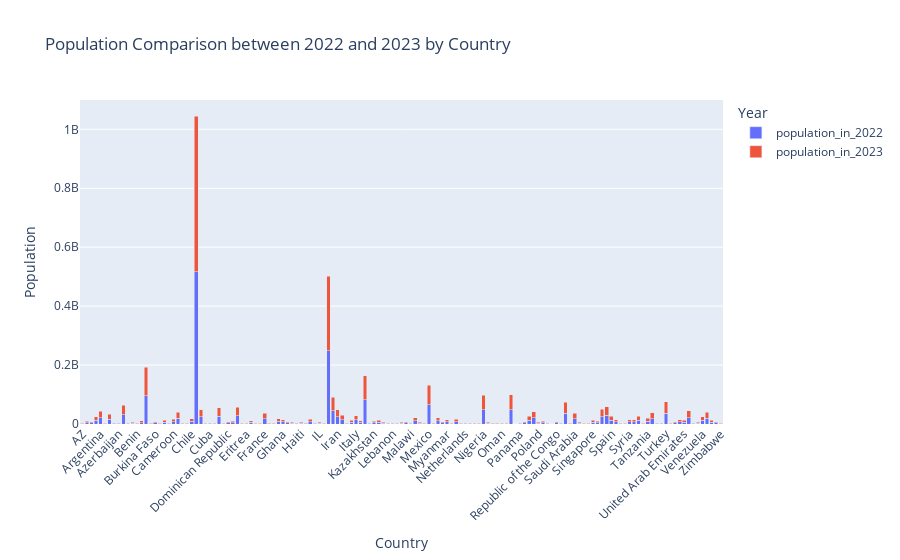

Notebook code for this chart:
### Code cell
#interactive version for the above plot


# Group by country and sum up population for 2022 and 2023
grouped_df = df.groupby('country')[['population_in_2022', 'population_in_2023']].sum().reset_index()

# Melt the dataframe to long format for Plotly
melted_df = pd.melt(grouped_df, id_vars='country', var_name='year', value_name='population')

# Plotting
fig = px.bar(melted_df, x='country', y='population', color='year', barmode='stack',
             labels={'population': 'Population', 'country': 'Country', 'year': 'Year'},
             title='Population Comparison between 2022 and 2023 by Country')
fig.update_layout(xaxis_tickangle=-45)
fig.show()

### Figure 1 — Plotly figure (JSON) as saved in the notebook; plotly's stock layout.template omitted (floating-point values rounded to 4 significant figures; data arrays with more than 128 entries replaced by an {"elided": "..."} marker saying what was removed)
{"data": [{"alignmentgroup": "True", "hovertemplate": "Year=population_in_2022<br>Country=%{x}<br>Population=%{y}<extra></extra>", "legendgroup": "population_in_2022", "marker": {"color": "#636efa", "pattern": {"shape": ""}}, "name": "population_in_2022", "offsetgroup": "population_in_2022", "orientation": "v", "showlegend": true, "textposition": "auto", "type": "bar", "x": {"elided": "141 str values"}, "xaxis": "x", "y": {"elided": "141 int values"}, "yaxis": "y"}, {"alignmentgroup": "True", "hovertemplate": "Year=population_in_2023<br>Country=%{x}<br>Population=%{y}<extra></extra>", "legendgroup": "population_in_2023", "marker": {"color": "#EF553B", "pattern": {"shape": ""}}, "name": "population_in_2023", "offsetgroup": "population_in_2023", "orientation": "v", "showlegend": true, "textposition": "auto", "type": "bar", "x": {"elided": "141 str values"}, "xaxis": "x", "y": {"elided": "141 int values"}, "yaxis": "y"}], "layout": {"barmode": "stack", "legend": {"title": {"text": "Year"}, "tracegroupgap": 0}, "title": {"text": "Population Comparison between 2022 and 2023 by Country"}, "xaxis": {"anchor": "y", "domain": [0, 1], "tickangle": -45, "title": {"text": "Country"}}, "yaxis": {"anchor": "x", "domain": [0, 1], "title": {"text": "Population"}}}}
